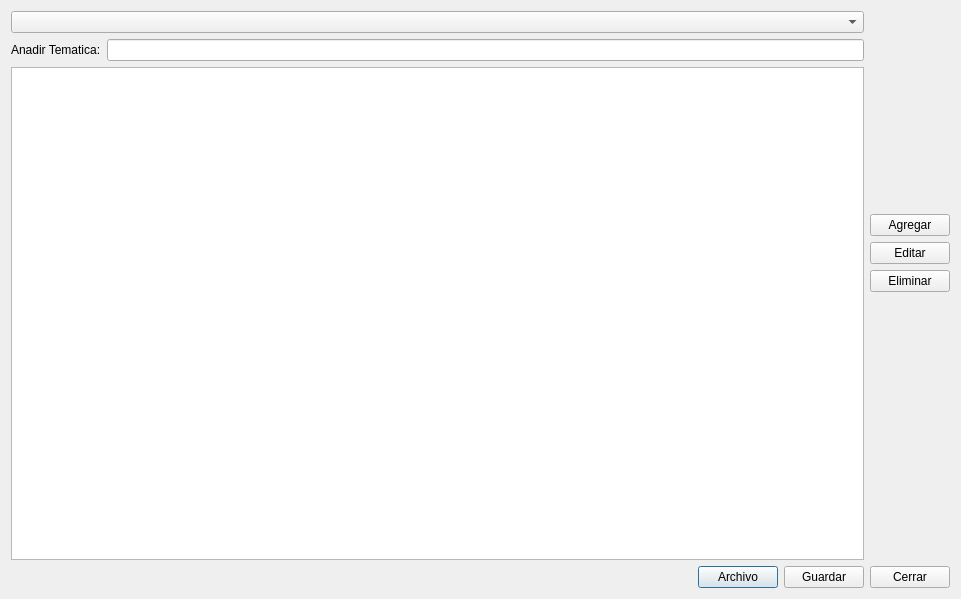
<?xml version="1.0" encoding="UTF-8"?>
<ui version="4.0">
 <class>NewTematica</class>
 <widget class="QDialog" name="NewTematica">
  <property name="geometry">
   <rect>
    <x>0</x>
    <y>0</y>
    <width>961</width>
    <height>599</height>
   </rect>
  </property>
  <property name="windowTitle">
   <string>Dialog</string>
  </property>
  <layout class="QGridLayout" name="gridLayout_6">
   <item row="0" column="0">
    <layout class="QGridLayout" name="gridLayout_3">
     <item row="1" column="0">
      <widget class="QLabel" name="label_2">
       <property name="text">
        <string>Anadir Tematica:</string>
       </property>
      </widget>
     </item>
     <item row="3" column="0" colspan="2">
      <layout class="QGridLayout" name="gridLayout_4">
       <item row="0" column="0">
        <spacer name="horizontalSpacer">
         <property name="orientation">
          <enum>Qt::Horizontal</enum>
         </property>
         <property name="sizeHint" stdset="0">
          <size>
           <width>40</width>
           <height>20</height>
          </size>
         </property>
        </spacer>
       </item>
       <item row="0" column="1">
        <widget class="QPushButton" name="btn_CargaPreguntas">
         <property name="text">
          <string>Archivo</string>
         </property>
        </widget>
       </item>
       <item row="0" column="2">
        <widget class="QPushButton" name="btn_Guardar">
         <property name="text">
          <string>Guardar</string>
         </property>
        </widget>
       </item>
      </layout>
     </item>
     <item row="1" column="1">
      <widget class="QLineEdit" name="ltxNombreTematica"/>
     </item>
     <item row="2" column="0" colspan="2">
      <widget class="QTableWidget" name="tblLista"/>
     </item>
     <item row="0" column="0" colspan="2">
      <widget class="QComboBox" name="comboBox"/>
     </item>
    </layout>
   </item>
   <item row="0" column="1">
    <layout class="QGridLayout" name="gridLayout_5">
     <item row="4" column="0">
      <spacer name="verticalSpacer_2">
       <property name="orientation">
        <enum>Qt::Vertical</enum>
       </property>
       <property name="sizeHint" stdset="0">
        <size>
         <width>20</width>
         <height>268</height>
        </size>
       </property>
      </spacer>
     </item>
     <item row="3" column="0">
      <widget class="QPushButton" name="btn_Eliminar">
       <property name="text">
        <string>Eliminar</string>
       </property>
      </widget>
     </item>
     <item row="5" column="0">
      <widget class="QPushButton" name="btn_Cerrar">
       <property name="text">
        <string>Cerrar</string>
       </property>
      </widget>
     </item>
     <item row="2" column="0">
      <widget class="QPushButton" name="btn_Editar">
       <property name="text">
        <string>Editar</string>
       </property>
      </widget>
     </item>
     <item row="1" column="0">
      <widget class="QPushButton" name="btn_Ingresar">
       <property name="text">
        <string>Agregar</string>
       </property>
      </widget>
     </item>
     <item row="0" column="0">
      <spacer name="verticalSpacer">
       <property name="orientation">
        <enum>Qt::Vertical</enum>
       </property>
       <property name="sizeType">
        <enum>QSizePolicy::Expanding</enum>
       </property>
       <property name="sizeHint" stdset="0">
        <size>
         <width>20</width>
         <height>20</height>
        </size>
       </property>
      </spacer>
     </item>
    </layout>
   </item>
  </layout>
 </widget>
 <resources/>
 <connections/>
</ui>
